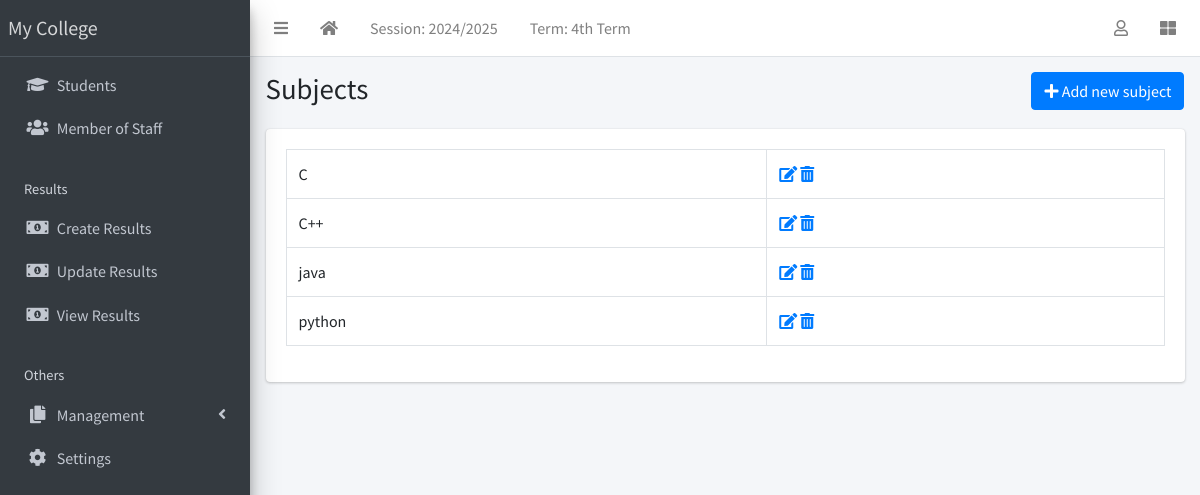
The app's page /subject/list/ (signed in) with its own data.
### apps/corecode/models.py (models this page shows, shortened)
class AcademicSession(models.Model):
    name = models.CharField(max_length=200, unique=True)
    current = models.BooleanField(default=True)
    class Meta:
        ordering = ["-name"]

class AcademicTerm(models.Model):
    name = models.CharField(max_length=20, unique=True)
    current = models.BooleanField(default=True)
    class Meta:
        ordering = ["name"]

class Subject(models.Model):
    name = models.CharField(max_length=200, unique=True)
    class Meta:
        ordering = ["name"]
    def __str__(self):
        return self.name

### apps/corecode/views.py (the view)
# urls.py: path("subject/list/", SubjectListView.as_view(), name="subjects"),
class SubjectListView(LoginRequiredMixin, SuccessMessageMixin, ListView):
    model = Subject
    template_name = "corecode/subject_list.html"
    def get_context_data(self, **kwargs):
        context = super().get_context_data(**kwargs)
        context["form"] = SubjectForm()
        return context

### apps/corecode/context_processors.py (called while the page is built)
def site_defaults(request):
    current_session = AcademicSession.objects.get(current=True)
    current_term = AcademicTerm.objects.get(current=True)
    vals = SiteConfig.objects.all()
    contexts = {
        "current_session": current_session.name,
        "current_term": current_term.name,
    }
    for val in vals:
        contexts[val.key] = val.value
    return contexts

### apps/corecode/templates/corecode/subject_list.html (shortened to what this page needs)
{% extends 'base.html' %}
{% load widget_tweaks %}
{% block title %}
Subjects
{% endblock title %}
{% block breadcrumb %}
  <a class="btn btn-primary" href="#" data-toggle="modal" data-target="#modal1">
    <i class="fa fa-plus"></i>
    Add new subject
  </a>
{% endblock breadcrumb %}
{% block content %}
  <div class="row">
    <div class="col-sm-12">
        <table class="table table-bordered">
          <tbody>
            {% for object in object_list %}
            <tr>
              <td>{{ object }}</td>
              <td><a href="{% url 'subject-update' object.id %}"><i
                    class="fa fa-edit"></i></a> <a
                  href="{% url 'subject-delete' object.id %}"><i
                    class="fa fa-trash-alt"></i></a></td>
            </tr>
            {% endfor %}
          </tbody>
        </table>
    </div>
  </div>
{% endblock content %}

### templates/base.html (shortened to what this page needs)
{% load static %}
<!DOCTYPE html>
<html lang="en">
<head>
  <link rel="stylesheet" href="{% static 'plugins/fontawesome-free/css/all.min.css' %}">
  <link rel="stylesheet" href="{% static 'plugins/toastr/toastr.min.css' %}">
  <link rel="stylesheet"
    href="{% static 'plugins/overlayScrollbars/css/OverlayScrollbars.min.css' %}">
  <link rel="stylesheet" href="{% static 'plugins/Datatables/datatables.min.css' %}" />
  <link rel="stylesheet" href="{% static 'dist/css/adminlte.min.css' %}">
</head>
<body
  class="hold-transition sidebar-mini layout-fixed layout-navbar-fixed layout-footer-fixed">
  <div class="wrapper">
    <nav class="main-header navbar navbar-expand navbar-white navbar-light">
      <ul class="navbar-nav">
        <li class="nav-item">
          <a class="nav-link" data-widget="pushmenu" href="#" role="button"><i
              class="fas fa-bars"></i></a>
        </li>
        <li class="nav-item d-none d-sm-inline-block">
          <a href="{% url 'home' %} " class="nav-link"><i class="fa fa-home"></i></a>
        </li>
        <li class="nav-item d-none d-sm-inline-block">
          <a href="{% url 'current-session' %}" class="nav-link">Session: {{ current_session }}</a>
        </li>
        <li class="nav-item d-none d-sm-inline-block">
          <a href="{% url 'current-session' %}" class="nav-link">Term: {{ current_term }}</a>
        </li>
      </ul>
      <ul class="navbar-nav ml-auto">
        <li class="nav-item dropdown">
          <a class="nav-link" data-toggle="dropdown" href="#">
            <i class="far fa-user"></i>
          </a>
        </li>
        <li class="nav-item">
          <a class="nav-link" data-widget="control-sidebar" data-slide="true"
            href="#" role="button"><i class="fas fa-th-large"></i></a>
        </li>
      </ul>
    </nav>
    <aside class="main-sidebar sidebar-dark-primary elevation-4">
      <a href="{% url 'home' %}" class="brand-link">My College</a>
      <div class="sidebar">
        <nav class="mt-2">
          <ul class="nav nav-pills nav-sidebar flex-column"
            data-widget="treeview" role="menu" data-accordion="false">
            <li class="nav-item">
              <a href="{% url 'student-list' %}" class="nav-link">
                <i class="nav-icon fas fa-graduation-cap"></i>
                <p>
                  Students
                </p>
              </a>
            </li>
            <li class="nav-item">
              <a href="{% url 'staff-list' %}" class="nav-link">
                <i class="nav-icon fas fa-users"></i>
                <p>
                  Member of Staff
                </p>
              </a>
            </li>
            <li class="nav-header">Results</li>
            <li class="nav-item">
              <a href="{% url 'create-result' %}" class="nav-link">
                <i class="nav-icon fas fa-money-bill-alt"></i>
                <p>
                  Create Results
                </p>
              </a>
            </li>
            <li class="nav-item">
              <a href="{% url 'edit-results' %}" class="nav-link">
                <i class="nav-icon fas fa-money-bill-alt"></i>
                <p>
                  Update Results
                </p>
              </a>
            </li>
            <li class="nav-item">
              <a href="{% url 'view-results' %}" class="nav-link">
                <i class="nav-icon fas fa-money-bill-alt"></i>
                <p>
                  View Results
                </p>
              </a>
            </li>
            <li class="nav-header">Others</li>
            <li class="nav-item has-treeview">
              <a href="#" class="nav-link">
                <i class="nav-icon fas fa-copy"></i>
                <p>
                  Management
                  <i class="fas fa-angle-left right"></i>
                </p>
              </a>
            </li>
            <li class="nav-item">
              <a href="{% url 'configs' %}" class="nav-link">
                <i class="nav-icon fas fa-cog"></i>
                <p>
                  Settings
                </p>
              </a>
            </li>
          </ul>
        </nav>
      </div>
    </aside>
    <div class="content-wrapper">
      <section class="content-header">
        <div class="container-fluid">
          <div class="row mb-1">
            <div class="col-sm-8">
              <h1>{% block title %}{% endblock title %}</h1>
            </div>
            <div class="col-sm-4">
              <ol class="breadcrumb float-sm-right">
                <li class="breadcrumb-item">{% block breadcrumb %}{% endblock breadcrumb %}</li>
              </ol>
            </div>
          </div>
        </div>
      </section>
      <section class="content">
        <div class="container-fluid">
          <div class="row">
            <div class="col-md-12">
              {% block fullcard %}
              <div class="card">
                <div class="card-body">
                  <div class="row">
                    <div class="col">
                      {% block content %}
                      {% endblock content %}
                    </div>
                  </div>
                </div>
              </div>
              {% endblock fullcard %}
            </div>
          </div>
        </div>
      </section>
    </div>
  </div>
</body>
</html>

### records on screen
AcademicSession: name "2024/2025"
AcademicTerm: name "4th Term"
Subject: name "C"
Subject: name "C++"
Subject: name "java"
Subject: name "python"
